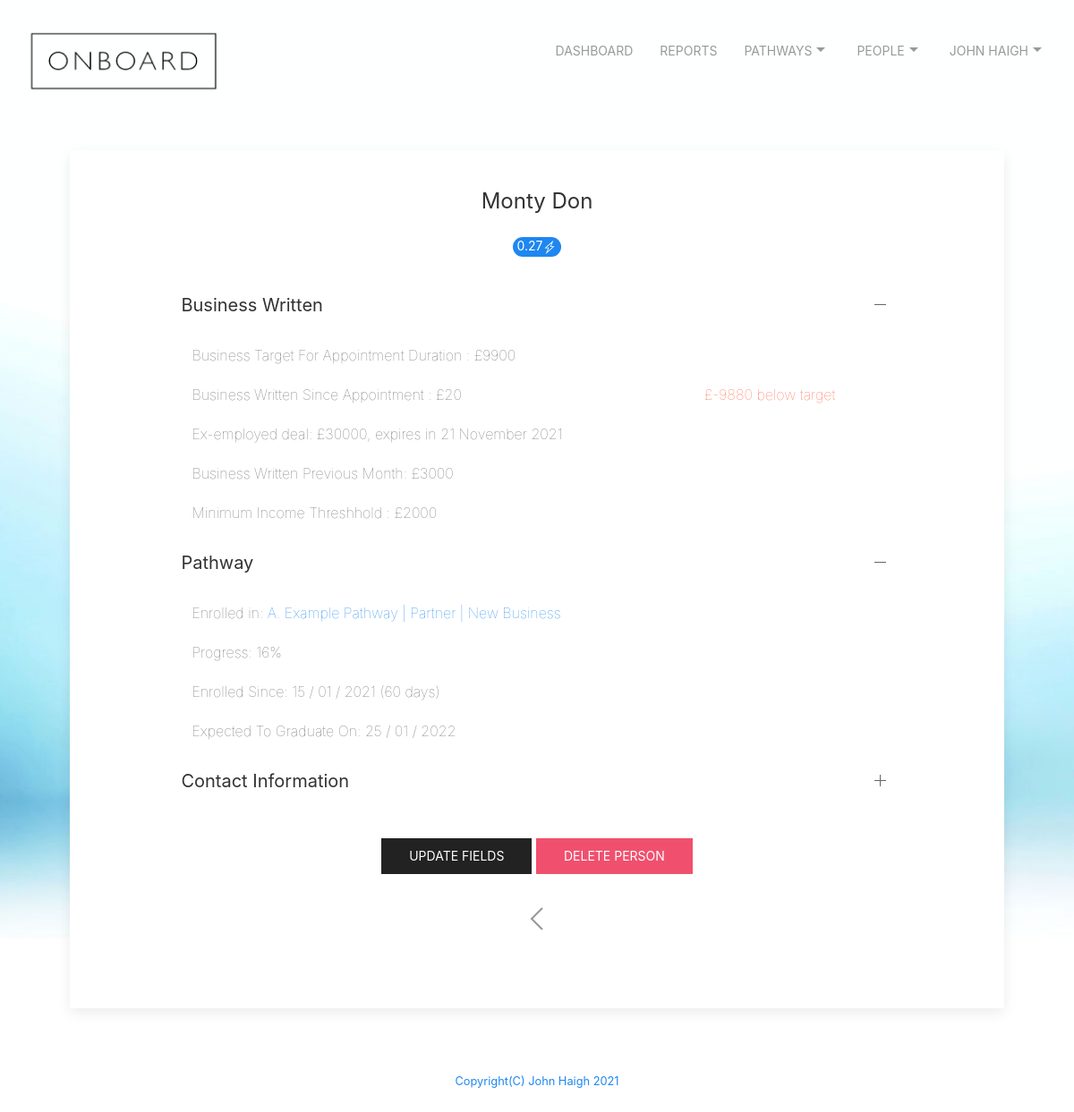
The page /viewperson?name=montydon@email.com (signed in) on the database as committed earlier.
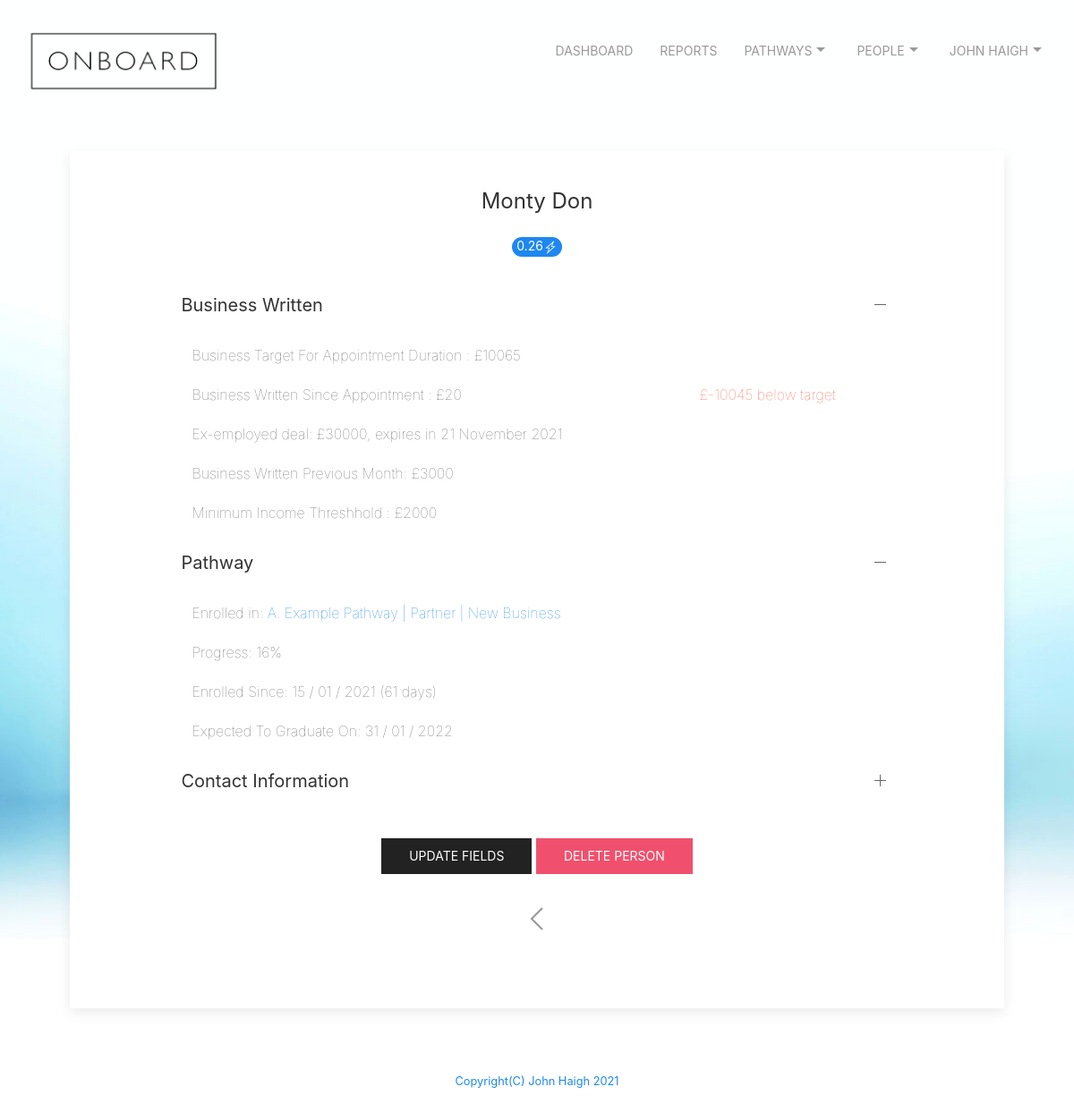
The same page on the database as committed later.
### tables this page shows
CREATE TABLE people ('id' integer PRIMARY KEY NOT NULL, 'firstname' text NOT NULL, 'lastname' text NOT NULL, 'mobile' text NOT NULL, 'email' text NOT NULL, 'pdm' text NOT NULL, 'bam' text, 'pathwayEnrolled' text, 'pathwayEnrolledDate' text, 'pathwayEnrolledPosition' text, 'pathwayEnrolledProgress' integer,  'pathwayEnrolledPositionDate' text, 'history' text, 'exEmployedDeal' text, 'exEmployedDealExpiry' text, 'businessWrittenPreviousMonth' integer, 'businessWrittenYearToDate'  integer, 'daysinpathway' integer, 'estcompletion' text, 'score' int, 'minincome' int);

### app.py (the view)
@app.route("/viewperson", methods=["GET", "POST"])
@login_required
def viewperson():
    if request.method == "GET":
        db = SQL("sqlite:///onboard.db")
        info = db.execute("SELECT * FROM users WHERE id = ?", session["user_id"])
        username = info[0]['email']
        firstname = info[0]['firstname']
        lastname = info[0]['lastname']
        personemail = request.args.get('name')
        fullname = firstname + ' ' + lastname
        rows = db.execute("SELECT DISTINCT * FROM people WHERE email = ?", personemail)
        targetnumber = int(rows[0]['daysinpathway']) * 165
        resultnumber = int(rows[0]['businessWrittenYearToDate']) - targetnumber
        if resultnumber < 0:
            resultstring = '£'+str(resultnumber) + ' below target'
            style = 'red'
        else:
            resultstring = '+£'+str(resultnumber) + ' above target'
            style = 'green'
        return render_template("viewperson.html", FullName = fullname, rows = rows, targetnumber = targetnumber, result = resultstring, style = style)

### app.py (called while the page is built)
@app.after_request
def after_request(response):
    response.headers["Cache-Control"] = "no-cache, no-store, must-revalidate"
    response.headers["Expires"] = 0
    response.headers["Pragma"] = "no-cache"
    return response

def login_required(f):
    @wraps(f)
    def decorated_function(*args, **kwargs):
        if session.get("user_id") is None:
            return redirect("/login")
        return f(*args, **kwargs)
    return decorated_function

### templates/viewperson.html (shortened to what this page needs)
{% extends "layout.html" %}
{% block main %}
<div class="uk-card uk-card-default uk-card-small">
  <div class="uk-card-body" id="width">
    <div class="uk-text-center uk-card-body">
      <h3>{{ rows[0]["firstname"] }} {{ rows[0]['lastname'] }}</h3>
      <span class="uk-badge uk-badge-success"><span uk-icon="icon: bolt; ratio: 0.8">{{rows[0]['score']}}</span></span>
    </div>
    <ul uk-accordion="multiple: true">
      <li class="uk-open">
          <a class="uk-accordion-title" href="#">Business Written</a>
          <div class="uk-accordion-content">
            <table class="uk-table uk-table-small uk-text uk-text-lighter">
              <tr><td >Business Target For Appointment Duration : £{{targetnumber}}</td></tr>
              <tr><td {{style}}>Business Written Since Appointment : £{{ rows[0]['businessWrittenYearToDate'] }}   <td id="{{style}}">{{result}}</td></tr>
              <tr><td>Ex-employed deal: £{{ rows[0]['exEmployedDeal'] }}, expires in {{ rows[0]['exEmployedDealExpiry'] }} </td></tr>
              <tr><td>Business Written Previous Month: £{{ rows[0]['businessWrittenPreviousMonth'] }} </td></tr>
              <tr><td>Minimum Income Threshhold : £{{ rows[0]['minincome'] }} </td></tr>
              </table>
          </div>
      </li>
        <li class="uk-open">
            <a class="uk-accordion-title" href="#">Pathway</a>
            <div class="uk-accordion-content">
              <table class="uk-table uk-table-small uk-text uk-text-lighter">
                <tr><td>Enrolled in: <a href="/progress?name={{rows[0]["email"]}}&pathway={{rows[0]['pathwayEnrolled']}}">{{rows[0]['pathwayEnrolled']}}</a></td></tr>
                <tr><td>Progress: {{rows[0]['pathwayEnrolledProgress']}}%</td></tr>
                <tr><td>Enrolled Since: {{rows[0]['pathwayEnrolledDate']}} ({{rows[0]['daysinpathway']}} days)</td><tr>
                <tr><td>Expected To Graduate On: {{rows[0]['estcompletion']}}</td></tr>
                </table>
            </div>
        </li>
        <li>
            <a class="uk-accordion-title" href="#">Contact Information</a>
        </li>
    </ul>
        <div id="center">
          <a class="uk-button uk-button-secondary" href="/updatefields?name={{rows[0]['email']}}">Update Fields</a>   <a class="uk-button uk-button-danger" href="/delete?id=person&name={{rows[0]['email']}}"onclick="return confirm('Are you sure you want to delete this person?\r\rThis cannot be undone.')">Delete Person</a>
        <div id="center">
          <a href="/people" class="uk-icon-link" uk-icon="icon: chevron-left;ratio: 2"></a>
        </div>
        </div>
    </div>
  </div>
  {% endblock %}

### templates/layout.html (shortened to what this page needs)
<!DOCTYPE html>
<html lang="en">
<head>
  <link href="https://maxcdn.bootstrapcdn.com/bootstrap/4.1.3/css/bootstrap.min.css" rel="stylesheet">
  <link href="/static/styles.css" rel="stylesheet">
  <link rel="stylesheet" href="static/css/uikit.min.css" />
</head>
<div class="uk-position-relative">
  <div class="uk-position-top">
    <nav class="uk-navbar-container uk-navbar-transparent" uk-navbar>
      <div class="uk-navbar-right" >
        <ul class="uk-navbar-nav">
          {% if session.user_id %}
          <li><a href="/dashboard">Dashboard</a></li>
          <li><a href="/report">Reports</a></li>
          <li><a href="/pathways">Pathways<span uk-icon="icon:  triangle-down"></span></a>
          </li>
          <li><a href="/people">People<span uk-icon="icon:  triangle-down"></span></a>
          </li>
          <li>
            <a href="#">{{FullName}}<span uk-icon="icon:  triangle-down"></span></a>
                {% else %}
                <li><a href="/register">Register</a></li>
                <li><a href="/login">Login</a></li>
                {% endif %}
          </li>
        </ul>
      </div>
    </nav>
  </div>
</div>
<body class="p-3 mb-2 bg-light">
  <nav class="uk-navbar-container uk-navbar-transparent">
    {% if session.user_id %}
    <a href="/dashboard"><img src="/static/images/onboard_logo.png" height="75px" width="244px" alt="Logo"></a>
    {% else %}
    <a href="/dashboard"><img src="/static/images/onboard_logo.png" height="75px" width="244px" alt="Logo"></a>
    {% endif %}
  <main class="container p-5">
    {% block main %}{% endblock %}
  </main>
<footer id="page-footer" class="uk-margin-top" uk-sticky="bottom: true">
      <div class="footer">
          <a href="mailto:johnhaigh@icloud.com"><small>Copyright(C) John Haigh 2021</small></p>
        </div>
</footer>
</body>
</html>

### static/styles.css (style rules this page uses)
#center { margin-left: auto; margin-right: auto; text-align: center; padding: 30px; }
#width { margin-left: auto; margin-right: auto; width: 80%; padding: 20px; }
body { border-color: coral; }
body { background-image: url("images/onboard_homepage_background_1400x933px.jpg"); background-repeat: repeat; background-size: cover; background-color: #464646; height: 200vh; }
.footer { text-align: center; height: 40px; width: 300px%; border-width: thin; border-color: black; }
#red { color:Tomato; }

Rows that differ between the two databases and show on the page:
changed people "Monty": score "0.27" → "0.26"; daysinpathway "60" → "61"; estcompletion "25 / 01 / 2022" → "31 / 01 / 2022"
Other text that changed with them:
{{ targetnumber }}: "9900" → "10065"
{{ result }}: "£-9880 below target" → "£-10045 below target"
